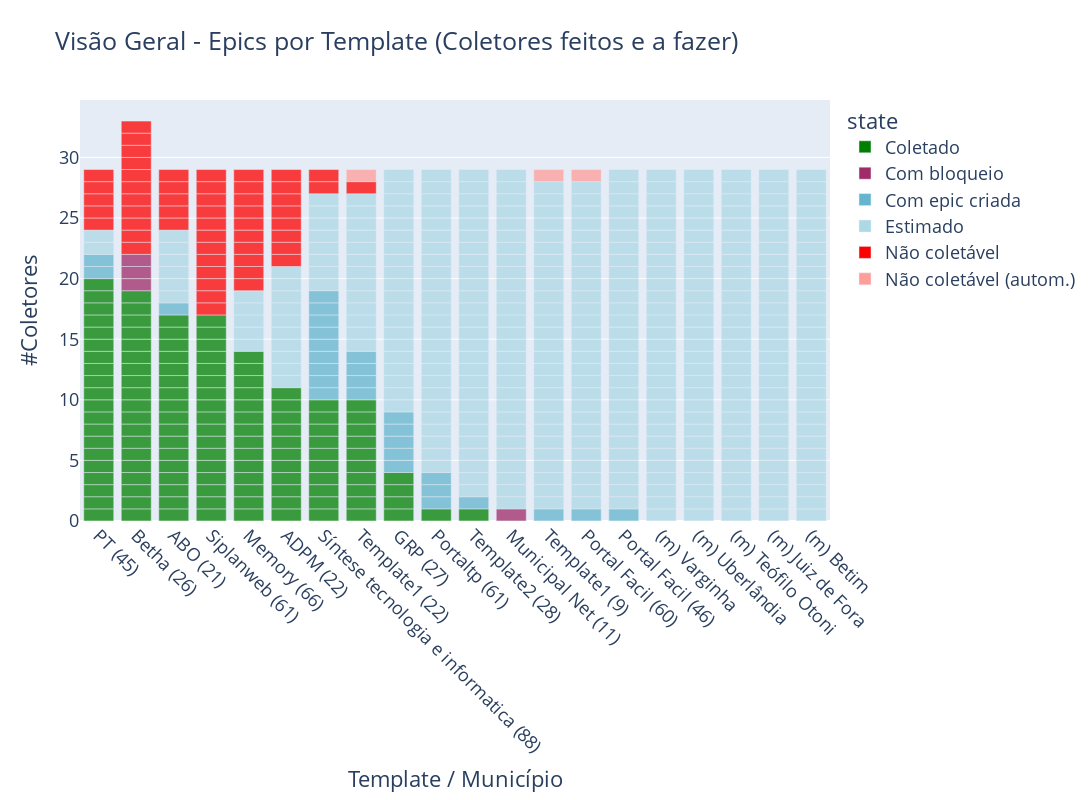

The notebook cell this image was saved under:
### Markdown cell above
### Gráfico de Visão Geral

### Code cell
# TODO melhorar automacao
def plot_status_epics(df, top_templates_df, sondagem_df, title='Visão Geral - Epics por Template (Coletores feitos e a fazer)'):

    # resultados do buscador de subtags (sondagem)
    templates_ja_analisados = ['ADPM', 'Betha', 'Municipal Net', 'Siplanweb', 'Memory']
    # templates_ja_analisados = ['ADPM (22)', 'Betha (26)', 'Municipal Net (11)', 'Siplanweb (61)', 'Memory (66)']
    s = sondagem_df[sondagem_df == 0].count(axis=1)
    s = s[s != 0]
    s = s.drop(templates_ja_analisados)
    s = s.sort_index()
    nao_loc_autom = dict(s)
    
    # Fonte: Planilha Controle de Dados (#TODO transformar em Epics com "não-localizado")
    nao_loc_manual = {'Municipal Net': 12, 'PT': 4}
    coletado_autom = {'Template2': 4}
    
    for template, count in nao_loc_autom.items():
        for i in range(count):
            df = df.append({'template':template, 'state':'Não coletável (autom.)', 'aux':1}, ignore_index=True)
            
    for template, count in nao_loc_manual.items():
        for i in range(count):
            df = df.append({'template':template, 'state':'Não coletável', 'aux':1}, ignore_index=True)
            
    for template, count in coletado_autom.items():
        for i in range(count):
            df = df.append({'template':template, 'state':'Coletado (autom.)', 'aux':1}, ignore_index=True)
       
    # Pre-process dataframes       
    count_col = 'aux'
    name_col  = 'template'
    top_templates_df = top_templates_df[top_templates_df['rank'] <= 15]
    df = top_templates_df.merge(df, how='left').fillna({'state':'Estimado', count_col:1})   
    templates = df['template'].dropna().unique() 
    
    total_ref = 29  # Siplanweb  
    total = dict.fromkeys(templates, total_ref)
    total['Betha'] = 33
    total['ADPM'] = 19
    total['PT'] = 28
    total['Memory'] = 23
    total['ABO'] = 23
    
    display(df.head())
    
    # Fill missing (estimated) epics in df
    for template in templates:        
        created =  df.groupby('template').count()['state'][template]
        missing = total[template] - created
        size = df[df.template == template]['size'].values[0]
        name = df[df.template == template][name_col].values[0]

        for i in range(missing):            
            df = df.append({'template':template, 'state':'Estimado', name_col:name,
                            'size':size, count_col:1}, ignore_index=True)           
        
    df = df.sort_values(by=['state', 'template'], ascending=[True,False])
    xorder = df.groupby(['state', 'template']).count()['aux'][
        'Coletado'].sort_values(ascending=False).index.tolist()

    # Plot
    fig = px.bar(
        df, y=count_col, x=name_col, color='state', height=800, width=1100, title=title,
        color_discrete_map = {'Coletado':'green', 
                              'Coletado (autom.)':'#92d696', 
                              'Com bloqueio':'#9F2B68',
                              'Com epic criada':'#64b5cd', 
                              'Estimado':'lightblue', 
                              'Não coletável':'red', 
                              'Não coletável (autom.)':'#ff9e99'}, 
        labels = {count_col:"#Coletores", 
                  name_col:"Template / Município"}, opacity=0.75 )    
    
    fig.update_layout(xaxis={'categoryorder':'array', 'categoryarray':xorder})
    fig.update_xaxes(tickangle=45)
    fig.update_layout(font=dict(size=18))    
    
    return fig

#-------------------------------------------------------------

epics_df = pd.read_csv("data/epics.csv")
top_templates_df = pd.read_csv("data/top_templates.csv")
sondagem_df = pd.read_csv('data/resultados_templates.csv', index_col=0).astype(int)

fig = plot_status_epics(epics_df, top_templates_df, sondagem_df)    
fig.write_image('./fig/status-coleta.png', scale=1)
fig

### Figure 1 — Plotly figure (JSON) as saved in the notebook; plotly's stock layout.template omitted (floating-point values rounded to 4 significant figures; data arrays with more than 128 entries replaced by an {"elided": "..."} marker saying what was removed)
{"data": [{"alignmentgroup": "True", "hovertemplate": "state=Coletado<br>Template / Município=%{x}<br>#Coletores=%{y}<extra></extra>", "legendgroup": "Coletado", "marker": {"color": "green", "opacity": 0.75, "pattern": {"shape": ""}}, "name": "Coletado", "offsetgroup": "Coletado", "orientation": "v", "showlegend": true, "textposition": "auto", "type": "bar", "x": ["Template2 (28)", "Template1 (22)", "Template1 (22)", "Template1 (22)", "Template1 (22)", "Template1 (22)", "Template1 (22)", "Template1 (22)", "Template1 (22)", "Template1 (22)", "Template1 (22)", "Síntese tecnologia e informatica (88)", "Síntese tecnologia e informatica (88)", "Síntese tecnologia e informatica (88)", "Síntese tecnologia e informatica (88)", "Síntese tecnologia e informatica (88)", "Síntese tecnologia e informatica (88)", "Síntese tecnologia e informatica (88)", "Síntese tecnologia e informatica (88)", "Síntese tecnologia e informatica (88)", "Síntese tecnologia e informatica (88)", "Siplanweb (61)", "Siplanweb (61)", "Siplanweb (61)", "Siplanweb (61)", "Siplanweb (61)", "Siplanweb (61)", "Siplanweb (61)", "Siplanweb (61)", "Siplanweb (61)", "Siplanweb (61)", "Siplanweb (61)", "Siplanweb (61)", "Siplanweb (61)", "Siplanweb (61)", "Siplanweb (61)", "Siplanweb (61)", "Siplanweb (61)", "Portaltp (61)", "PT (45)", "PT (45)", "PT (45)", "PT (45)", "PT (45)", "PT (45)", "PT (45)", "PT (45)", "PT (45)", "PT (45)", "PT (45)", "PT (45)", "PT (45)", "PT (45)", "PT (45)", "PT (45)", "PT (45)", "PT (45)", "PT (45)", "PT (45)", "Memory (66)", "Memory (66)", "Memory (66)", "Memory (66)", "Memory (66)", "Memory (66)", "Memory (66)", "Memory (66)", "Memory (66)", "Memory (66)", "Memory (66)", "Memory (66)", "Memory (66)", "Memory (66)", "GRP (27)", "GRP (27)", "GRP (27)", "GRP (27)", "Betha (26)", "Betha (26)", "Betha (26)", "Betha (26)", "Betha (26)", "Betha (26)", "Betha (26)", "Betha (26)", "Betha (26)", "Betha (26)", "Betha (26)", "Betha (26)", "Betha (26)", "Betha (26)", "Betha (26)", "Betha (26)", "Betha (26)", "Betha (26)", "Betha (26)", "ADPM (22)", "ADPM (22)", "ADPM (22)", "ADPM (22)", "ADPM (22)", "ADPM (22)", "ADPM (22)", "ADPM (22)", "ADPM (22)", "ADPM (22)", "ADPM (22)", "ABO (21)", "ABO (21)", "ABO (21)", "ABO (21)", "ABO (21)", "ABO (21)", "ABO (21)", "ABO (21)", "ABO (21)", "ABO (21)", "ABO (21)", "ABO (21)", "ABO (21)", "ABO (21)", "ABO (21)", "ABO (21)", "ABO (21)"], "xaxis": "x", "y": [1, 1, 1, 1, 1, 1, 1, 1, 1, 1, 1, 1, 1, 1, 1, 1, 1, 1, 1, 1, 1, 1, 1, 1, 1, 1, 1, 1, 1, 1, 1, 1, 1, 1, 1, 1, 1, 1, 1, 1, 1, 1, 1, 1, 1, 1, 1, 1, 1, 1, 1, 1, 1, 1, 1, 1, 1, 1, 1, 1, 1, 1, 1, 1, 1, 1, 1, 1, 1, 1, 1, 1, 1, 1, 1, 1, 1, 1, 1, 1, 1, 1, 1, 1, 1, 1, 1, 1, 1, 1, 1, 1, 1, 1, 1, 1, 1, 1, 1, 1, 1, 1, 1, 1, 1, 1, 1, 1, 1, 1, 1, 1, 1, 1, 1, 1, 1, 1, 1, 1, 1, 1, 1, 1], "yaxis": "y"}, {"alignmentgroup": "True", "hovertemplate": "state=Com bloqueio<br>Template / Município=%{x}<br>#Coletores=%{y}<extra></extra>", "legendgroup": "Com bloqueio", "marker": {"color": "#9F2B68", "opacity": 0.75, "pattern": {"shape": ""}}, "name": "Com bloqueio", "offsetgroup": "Com bloqueio", "orientation": "v", "showlegend": true, "textposition": "auto", "type": "bar", "x": ["Municipal Net (11)", "Betha (26)", "Betha (26)", "Betha (26)"], "xaxis": "x", "y": [1, 1, 1, 1], "yaxis": "y"}, {"alignmentgroup": "True", "hovertemplate": "state=Com epic criada<br>Template / Município=%{x}<br>#Coletores=%{y}<extra></extra>", "legendgroup": "Com epic criada", "marker": {"color": "#64b5cd", "opacity": 0.75, "pattern": {"shape": ""}}, "name": "Com epic criada", "offsetgroup": "Com epic criada", "orientation": "v", "showlegend": true, "textposition": "auto", "type": "bar", "x": ["Template2 (28)", "Template1 (9)", "Template1 (22)", "Template1 (22)", "Template1 (22)", "Template1 (22)", "Síntese tecnologia e informatica (88)", "Síntese tecnologia e informatica (88)", "Síntese tecnologia e informatica (88)", "Síntese tecnologia e informatica (88)", "Síntese tecnologia e informatica (88)", "Síntese tecnologia e informatica (88)", "Síntese tecnologia e informatica (88)", "Síntese tecnologia e informatica (88)", "Síntese tecnologia e informatica (88)", "Portaltp (61)", "Portaltp (61)", "Portaltp (61)", "Portal Facil (60)", "Portal Facil (46)", "PT (45)", "PT (45)", "GRP (27)", "GRP (27)", "GRP (27)", "GRP (27)", "GRP (27)", "ABO (21)"], "xaxis": "x", "y": [1, 1, 1, 1, 1, 1, 1, 1, 1, 1, 1, 1, 1, 1, 1, 1, 1, 1, 1, 1, 1, 1, 1, 1, 1, 1, 1, 1], "yaxis": "y"}, {"alignmentgroup": "True", "hovertemplate": "state=Estimado<br>Template / Município=%{x}<br>#Coletores=%{y}<extra></extra>", "legendgroup": "Estimado", "marker": {"color": "lightblue", "opacity": 0.75, "pattern": {"shape": ""}}, "name": "Estimado", "offsetgroup": "Estimado", "orientation": "v", "showlegend": true, "textposition": "auto", "type": "bar", "x": {"elided": "371 str values"}, "xaxis": "x", "y": {"elided": "371 int values"}, "yaxis": "y"}, {"alignmentgroup": "True", "hovertemplate": "state=Não coletável<br>Template / Município=%{x}<br>#Coletores=%{y}<extra></extra>", "legendgroup": "Não coletável", "marker": {"color": "red", "opacity": 0.75, "pattern": {"shape": ""}}, "name": "Não coletável", "offsetgroup": "Não coletável", "orientation": "v", "showlegend": true, "textposition": "auto", "type": "bar", "x": ["Template1 (22)", "Síntese tecnologia e informatica (88)", "Síntese tecnologia e informatica (88)", "Siplanweb (61)", "Siplanweb (61)", "Siplanweb (61)", "Siplanweb (61)", "Siplanweb (61)", "Siplanweb (61)", "Siplanweb (61)", "Siplanweb (61)", "Siplanweb (61)", "Siplanweb (61)", "Siplanweb (61)", "Siplanweb (61)", "PT (45)", "PT (45)", "PT (45)", "PT (45)", "PT (45)", "Memory (66)", "Memory (66)", "Memory (66)", "Memory (66)", "Memory (66)", "Memory (66)", "Memory (66)", "Memory (66)", "Memory (66)", "Memory (66)", "Betha (26)", "Betha (26)", "Betha (26)", "Betha (26)", "Betha (26)", "Betha (26)", "Betha (26)", "Betha (26)", "Betha (26)", "Betha (26)", "Betha (26)", "ADPM (22)", "ADPM (22)", "ADPM (22)", "ADPM (22)", "ADPM (22)", "ADPM (22)", "ADPM (22)", "ADPM (22)", "ABO (21)", "ABO (21)", "ABO (21)", "ABO (21)", "ABO (21)"], "xaxis": "x", "y": [1, 1, 1, 1, 1, 1, 1, 1, 1, 1, 1, 1, 1, 1, 1, 1, 1, 1, 1, 1, 1, 1, 1, 1, 1, 1, 1, 1, 1, 1, 1, 1, 1, 1, 1, 1, 1, 1, 1, 1, 1, 1, 1, 1, 1, 1, 1, 1, 1, 1, 1, 1, 1, 1], "yaxis": "y"}, {"alignmentgroup": "True", "hovertemplate": "state=Não coletável (autom.)<br>Template / Município=%{x}<br>#Coletores=%{y}<extra></extra>", "legendgroup": "Não coletável (autom.)", "marker": {"color": "#ff9e99", "opacity": 0.75, "pattern": {"shape": ""}}, "name": "Não coletável (autom.)", "offsetgroup": "Não coletável (autom.)", "orientation": "v", "showlegend": true, "textposition": "auto", "type": "bar", "x": ["Template1 (9)", "Template1 (22)", "Portal Facil (60)"], "xaxis": "x", "y": [1, 1, 1], "yaxis": "y"}], "layout": {"barmode": "relative", "font": {"size": 18}, "height": 800, "legend": {"title": {"text": "state"}, "tracegroupgap": 0}, "title": {"text": "Visão Geral - Epics por Template (Coletores feitos e a fazer)"}, "width": 1100, "xaxis": {"anchor": "y", "autorange": true, "categoryarray": ["PT (45)", "Betha (26)", "ABO (21)", "Siplanweb (61)", "Memory (66)", "ADPM (22)", "Síntese tecnologia e informatica (88)", "Template1 (22)", "GRP (27)", "Portaltp (61)", "Template2 (28)"], "categoryorder": "array", "domain": [0, 1], "range": [-0.5, 19.5], "tickangle": 45, "title": {"text": "Template / Município"}, "type": "category"}, "yaxis": {"anchor": "x", "autorange": true, "domain": [0, 1], "range": [0, 34.74], "title": {"text": "#Coletores"}, "type": "linear"}}}
